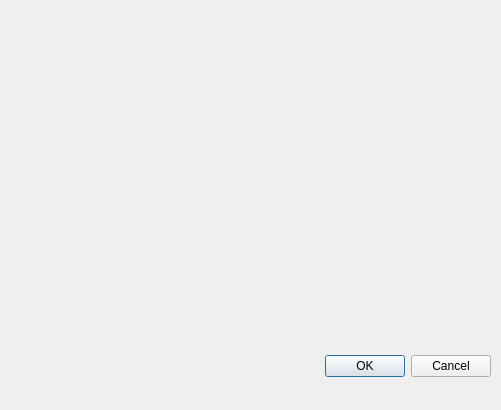
<?xml version="1.0" encoding="UTF-8"?>
<ui version="4.0">
 <class>Dialog</class>
 <widget class="QDialog" name="Dialog">
  <property name="geometry">
   <rect>
    <x>0</x>
    <y>0</y>
    <width>501</width>
    <height>410</height>
   </rect>
  </property>
  <property name="windowTitle">
   <string>Dialog</string>
  </property>
  <widget class="QDialogButtonBox" name="buttonBox">
   <property name="geometry">
    <rect>
     <x>150</x>
     <y>350</y>
     <width>341</width>
     <height>32</height>
    </rect>
   </property>
   <property name="orientation">
    <enum>Qt::Horizontal</enum>
   </property>
   <property name="standardButtons">
    <set>QDialogButtonBox::Cancel|QDialogButtonBox::Ok</set>
   </property>
  </widget>
 </widget>
 <resources/>
 <connections>
  <connection>
   <sender>buttonBox</sender>
   <signal>accepted()</signal>
   <receiver>Dialog</receiver>
   <slot>accept()</slot>
   <hints>
    <hint type="sourcelabel">
     <x>248</x>
     <y>254</y>
    </hint>
    <hint type="destinationlabel">
     <x>157</x>
     <y>274</y>
    </hint>
   </hints>
  </connection>
  <connection>
   <sender>buttonBox</sender>
   <signal>rejected()</signal>
   <receiver>Dialog</receiver>
   <slot>reject()</slot>
   <hints>
    <hint type="sourcelabel">
     <x>316</x>
     <y>260</y>
    </hint>
    <hint type="destinationlabel">
     <x>286</x>
     <y>274</y>
    </hint>
   </hints>
  </connection>
 </connections>
</ui>
